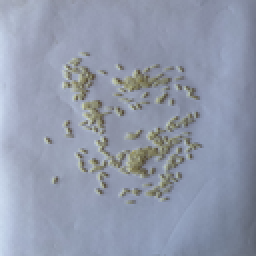
#> input picture arroz_procesado/IMG_7507_128.png, 128 x 128 px, given as the content of the folder Arroz_C16760, which was not available (shown 2 times larger)
$ python formato.py
#> lines starting #> are read from the running program, lines starting #| are printed output that depends on the picture; after the words box and inside, x2 and y2 are one past the last pixel; in counts of white or black regions, pixels touching at a corner belong together; pictures that were not available may be replaced by others from this repository, and a replacement may not be noted
import os
import csv
import numpy as np
import cv2
from PIL import Image
from pillow_heif import register_heif_opener

register_heif_opener()
#> (this line was passed over: pillow_heif is not available in this run)

RUTA_ARROZ = "Arroz_C16760"
RUTA_CLIPS = "Clips_C16760"

SALIDA_ARROZ = "arroz_procesado"
SALIDA_CLIPS = "clips_procesado"

ARCHIVO_CSV = "dataset_imagenes.csv"
TAMANO = (128, 128)


def crear_carpeta(ruta):
    if not os.path.exists(ruta):
        os.makedirs(ruta)


def procesar_imagen(ruta_imagen, carpeta_salida, etiqueta):
#> called with ruta_imagen = 'Arroz_C16760/IMG_7507_128.png', carpeta_salida = 'arroz_procesado', etiqueta = 1
    try:
        with Image.open(ruta_imagen) as img:
#> img is the input picture: PIL image 128x128 RGB; mean R, G, B 145.2, 152.9, 170.9
            img = img.convert("RGB")
            img = img.resize(TAMANO, Image.Resampling.LANCZOS)

            nombre_base = os.path.splitext(os.path.basename(ruta_imagen))[0]

            # Guardar version reducida
            ruta_rgb = os.path.join(carpeta_salida, f"{nombre_base}_128.png")
            img.save(ruta_rgb)

            # Convertir a numpy y luego a gris con OpenCV
            img_np = np.array(img)
            img_bgr = cv2.cvtColor(img_np, cv2.COLOR_RGB2BGR)
            gris = cv2.cvtColor(img_bgr, cv2.COLOR_BGR2GRAY)
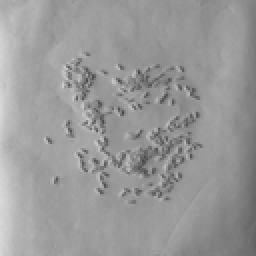
#> gris: shape (128, 128) (shown 2 times larger); min 71, max 217, mean 152.6

            # Suavizar un poco para reducir ruido
            gris_suave = cv2.GaussianBlur(gris, (5, 5), 0)
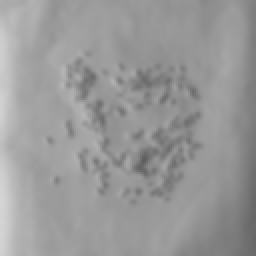
#> gris_suave: shape (128, 128) (shown 2 times larger); min 93, max 213, mean 152.6

            # Umbral adaptativo:
            # fondo blanco = 1
            # objeto = 0
            binaria = cv2.adaptiveThreshold(
                gris_suave,
                255,
                cv2.ADAPTIVE_THRESH_GAUSSIAN_C,
                cv2.THRESH_BINARY,
                21,
                8
            )
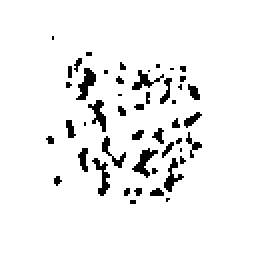
#> binaria: shape (128, 128) (shown 2 times larger); 94% white; black in thin lines or dots, all inside (x1, y1, x2, y2) = (23, 18, 101, 102)

            # Limpiar pequenos puntos
            kernel = np.ones((3, 3), np.uint8)
            binaria = cv2.morphologyEx(binaria, cv2.MORPH_OPEN, kernel)
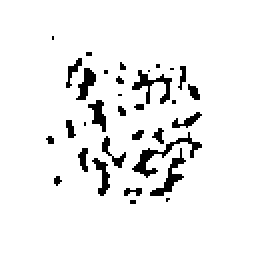
#> binaria: shape (128, 128) (shown 2 times larger); 93.5% white; 33 black regions (17 under 20 px), largest, box (x1, y1, x2, y2) and area: (66, 66, 101, 89) 158, (66, 35, 86, 52) 117, (75, 74, 93, 98) 113

            # Guardar gris y binaria
            cv2.imwrite(os.path.join(carpeta_salida, f"{nombre_base}_gris.png"), gris)
            cv2.imwrite(os.path.join(carpeta_salida, f"{nombre_base}_binaria.png"), binaria)

            # Convertir a matriz de 1 y 0
            # blanco -> 1, objeto -> 0
            matriz_binaria = (binaria == 255).astype(np.uint8)

            vector = matriz_binaria.flatten().tolist()
#> vector = 16384 values, max 1 at index 0, min 0 at index 2330, mean 0.935
            vector.append(etiqueta)

            return vector

    except Exception as e:
        print(f"Error con {ruta_imagen}: {e}")
        return None


def procesar_carpeta(carpeta_entrada, carpeta_salida, etiqueta):
    datos = []
    extensiones_validas = (".heic", ".HEIC", ".jpg", ".jpeg", ".png", ".JPG", ".JPEG", ".PNG")

    for archivo in os.listdir(carpeta_entrada):
        if archivo.endswith(extensiones_validas):
            ruta_imagen = os.path.join(carpeta_entrada, archivo)
            vector = procesar_imagen(ruta_imagen, carpeta_salida, etiqueta)
#> vector = 16385 values, max 1 at index 0, min 0 at index 2330, mean 0.935
            if vector is not None:
                datos.append(vector)

    return datos


def guardar_csv(datos, ruta_csv):
    encabezado = [f"pixel_{i}" for i in range(128 * 128)] + ["etiqueta"]

    with open(ruta_csv, "w", newline="", encoding="utf-8") as archivo:
        writer = csv.writer(archivo, delimiter=';')
        writer.writerow(encabezado)
        writer.writerows(datos)


def main():
    crear_carpeta(SALIDA_ARROZ)
    crear_carpeta(SALIDA_CLIPS)

    datos_arroz = procesar_carpeta(RUTA_ARROZ, SALIDA_ARROZ, 1)
#> datos_arroz = 1 item
    datos_clips = procesar_carpeta(RUTA_CLIPS, SALIDA_CLIPS, 0)
#> datos_clips = 1 item

    dataset_total = datos_arroz + datos_clips
#> dataset_total = 2 items
    guardar_csv(dataset_total, ARCHIVO_CSV)

    print("Proceso terminado.")
    print(f"Arroz procesadas: {len(datos_arroz)}")
#| Arroz procesadas: 1
    print(f"Clips procesadas: {len(datos_clips)}")
#| Clips procesadas: 1
    print(f"Archivo generado: {ARCHIVO_CSV}")

    print("Verificacion del dataset:")
    print(f"Total de imagenes: {len(dataset_total)}")
#| Total de imagenes: 2
    print(f"Columnas por fila: {len(dataset_total[0])}")
#| Columnas por fila: 16385
if __name__ == "__main__":
    main()

$ run again, on arroz_procesado/IMG_7509_128.png
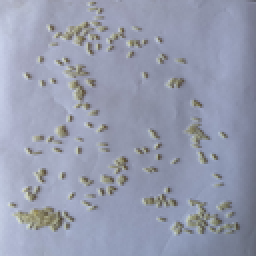
#> input picture arroz_procesado/IMG_7509_128.png, 128 x 128 px, given as the content of the folder Arroz_C16760, which was not available (shown 2 times larger)
#> in procesar_imagen, img is the input picture: PIL image 128x128 RGB; mean R, G, B 149.8, 155.1, 174.3
#> in procesar_imagen, `gris_suave = cv2.GaussianBlur(gris, (5, 5), 0)`:
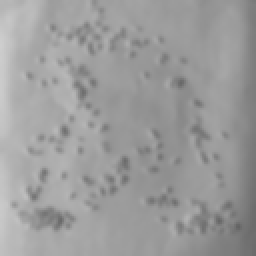
#> gris_suave: shape (128, 128) (shown 2 times larger); min 99, max 206, mean 155.7
#> in procesar_imagen, `binaria = cv2.morphologyEx(binaria, cv2.MORPH_OPEN, kernel)`:
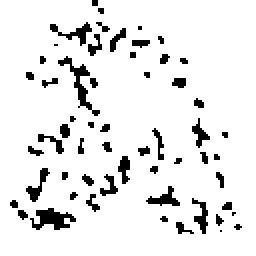
#> binaria: shape (128, 128) (shown 2 times larger); 91% white; 57 black regions (34 under 20 px), largest, box (x1, y1, x2, y2) and area: (15, 104, 38, 115) 138, (29, 28, 50, 58) 135, (25, 11, 46, 23) 81
#> in procesar_imagen, `vector = matriz_binaria.flatten().tolist()`: vector = 16384 values, max 1 at index 0, min 0 at index 46, mean 0.91
#> in procesar_carpeta, `vector = procesar_imagen(ruta_imagen, carpeta_salida, etiqueta)`: vector = 16385 values, max 1 at index 0, min 0 at index 46, mean 0.91
#> datos_arroz = 1 item
#> dataset_total = 2 items
#| Arroz procesadas: 1
#| Clips procesadas: 1
#| Total de imagenes: 2
#| Columnas por fila: 16385

$ run again, on arroz_procesado/IMG_7510_128.png
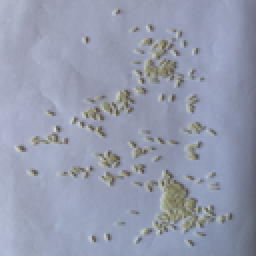
#> input picture arroz_procesado/IMG_7510_128.png, 128 x 128 px, given as the content of the folder Arroz_C16760, which was not available (shown 2 times larger)
#> in procesar_imagen, img is the input picture: PIL image 128x128 RGB; mean R, G, B 148.2, 154.3, 173.5
#> in procesar_imagen, `gris_suave = cv2.GaussianBlur(gris, (5, 5), 0)`:
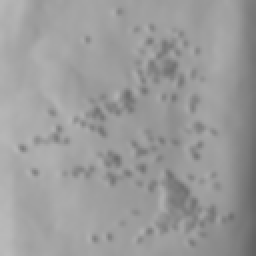
#> gris_suave: shape (128, 128) (shown 2 times larger); min 97, max 187, mean 154.7
#> in procesar_imagen, `binaria = cv2.morphologyEx(binaria, cv2.MORPH_OPEN, kernel)`:
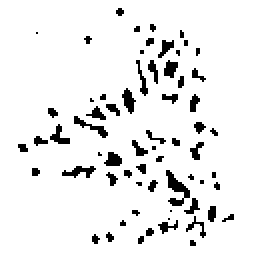
#> binaria: shape (128, 128) (shown 2 times larger); 92.5% white; black in thin lines or dots, all inside (x1, y1, x2, y2) = (9, 4, 117, 123)
#> in procesar_imagen, `vector = matriz_binaria.flatten().tolist()`: vector = 16384 values, max 1 at index 0, min 0 at index 571, mean 0.925
#> in procesar_carpeta, `vector = procesar_imagen(ruta_imagen, carpeta_salida, etiqueta)`: vector = 16385 values, max 1 at index 0, min 0 at index 571, mean 0.925
#> datos_arroz = 1 item
#> dataset_total = 2 items
#| Arroz procesadas: 1
#| Clips procesadas: 1
#| Total de imagenes: 2
#| Columnas por fila: 16385
